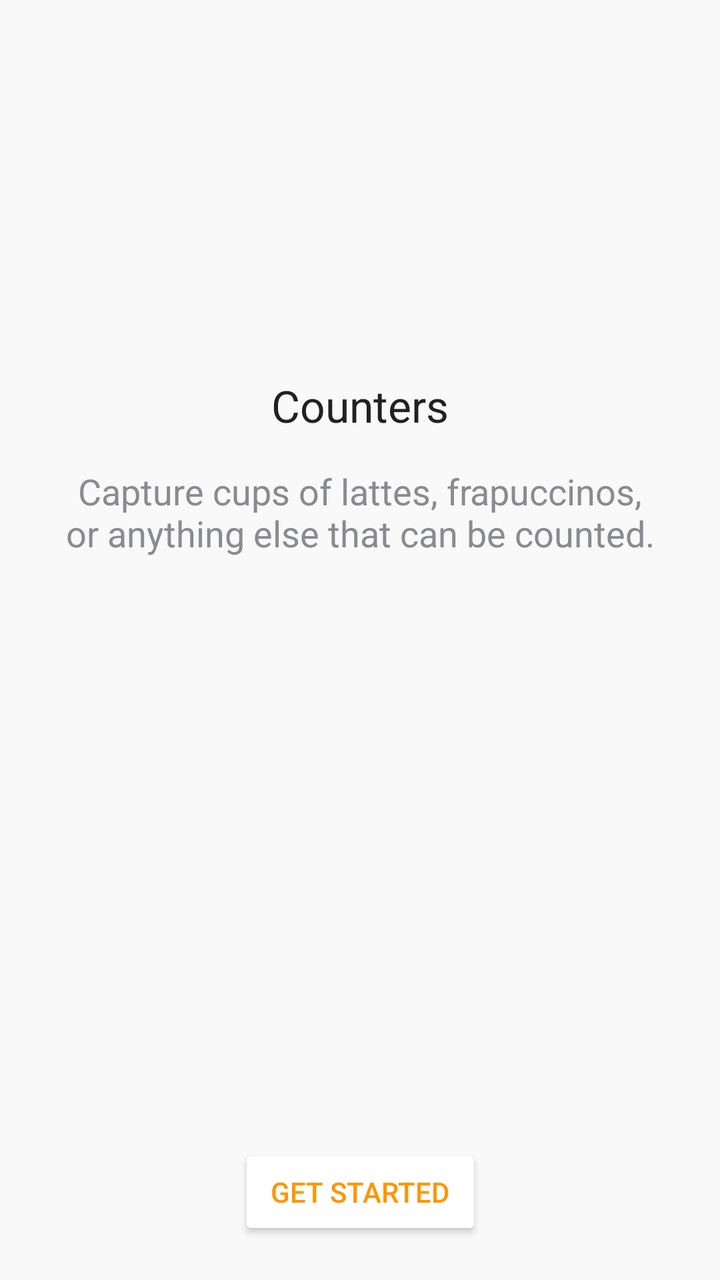
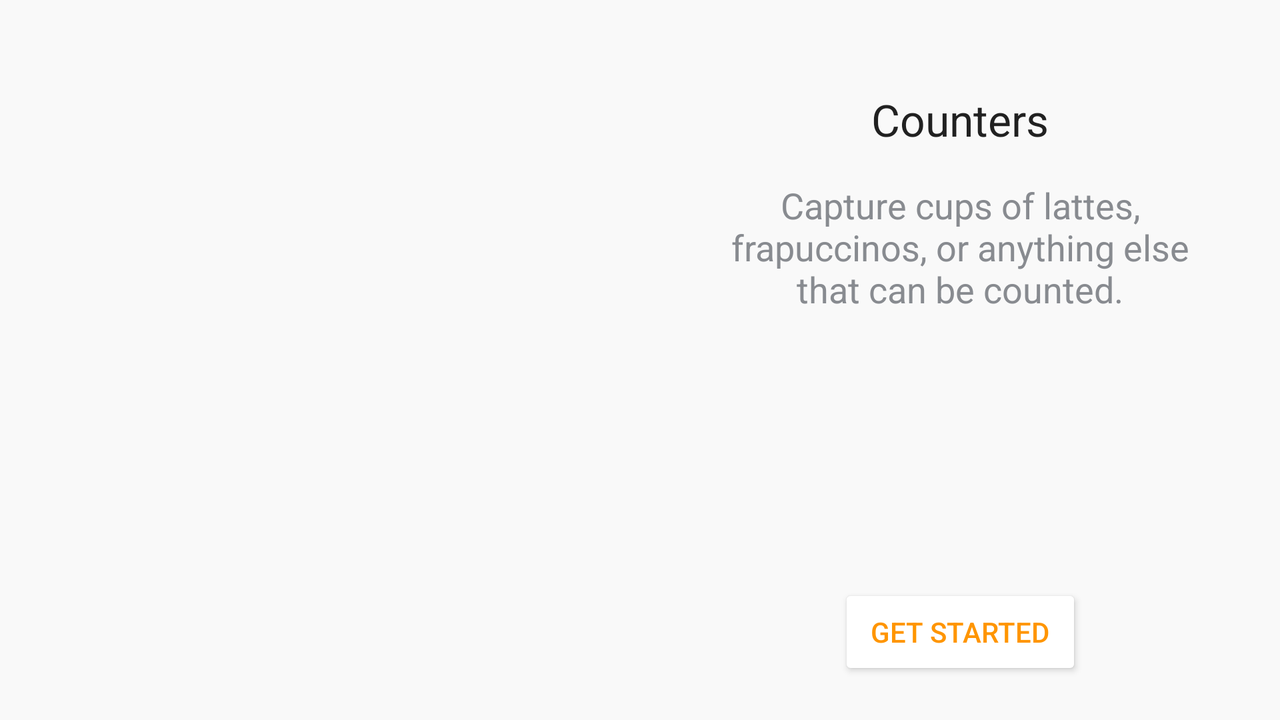

One screen, two layout resources from the same app: the default and the author's alternative for another configuration. Each is rendered where Android would select it; the XML of both is given below.
<!-- AndroidManifest.xml: activity theme Theme.CountersWelcome -->
<!-- res/layout/activity_welcome.xml -->
<?xml version="1.0" encoding="utf-8"?>
<androidx.constraintlayout.widget.ConstraintLayout xmlns:android="http://schemas.android.com/apk/res/android"
    xmlns:app="http://schemas.android.com/apk/res-auto"
    xmlns:tools="http://schemas.android.com/tools"
    android:layout_width="match_parent"
    android:layout_height="match_parent"
    tools:context=".presentation.welcome.WelcomeActivity">




    <ImageView
        android:id="@+id/imageLogo"
        android:layout_width="@dimen/welcome_logo_size"
        android:layout_height="wrap_content"
        android:layout_marginTop="@dimen/margin_big_2"
        android:src="@drawable/ic_welcome_logo"
        app:layout_constraintEnd_toEndOf="parent"
        app:layout_constraintStart_toStartOf="parent"
        app:layout_constraintTop_toTopOf="parent"
        android:importantForAccessibility="no"/>



    <include
        android:id="@+id/includes_welcome_content"
        layout="@layout/layout_welcome_content"
        android:layout_width="0dp"
        android:layout_height="0dp"
        app:layout_constraintEnd_toEndOf="parent"
        app:layout_constraintStart_toStartOf="parent"
        app:layout_constraintBottom_toBottomOf="parent"
        app:layout_constraintTop_toBottomOf="@id/imageLogo"/>





</androidx.constraintlayout.widget.ConstraintLayout>
<!-- res/layout/layout_welcome_content.xml (included above) -->
<?xml version="1.0" encoding="utf-8"?>
<androidx.constraintlayout.widget.ConstraintLayout xmlns:android="http://schemas.android.com/apk/res/android"
    xmlns:app="http://schemas.android.com/apk/res-auto"
    android:layout_width="match_parent"
    xmlns:tools="http://schemas.android.com/tools"
    android:layout_height="match_parent">

    <TextView
        android:id="@+id/textTitle"
        style="@style/TextAppearance.AppCompat.Large"
        android:layout_width="wrap_content"
        android:layout_height="wrap_content"
        android:text="@string/welcome_title"
        app:layout_constraintBottom_toTopOf="@+id/textDescription"
        app:layout_constraintLeft_toLeftOf="parent"
        app:layout_constraintRight_toRightOf="parent"
        app:layout_constraintTop_toTopOf="parent"
        app:layout_constraintVertical_bias="0.25"
        app:layout_constraintVertical_chainStyle="packed" />

    <TextView
        android:id="@+id/textDescription"
        style="@style/TextAppearance.AppCompat.Medium"
        android:layout_width="0dp"
        android:layout_height="wrap_content"
        android:layout_marginTop="@dimen/margin_normal_1"
        android:layout_marginStart="@dimen/margin_normal_3"
        android:layout_marginEnd="@dimen/margin_normal_3"
        android:text="@string/welcome_description"
        android:textAlignment="center"
        app:layout_constraintBottom_toTopOf="@+id/buttonStart"
        app:layout_constraintLeft_toLeftOf="parent"
        app:layout_constraintRight_toRightOf="parent"
        app:layout_constraintTop_toBottomOf="@+id/textTitle"
        app:layout_constraintVertical_bias="0.0" />

    <Button
        android:id="@+id/buttonStart"
        android:layout_width="wrap_content"
        android:layout_height="wrap_content"
        android:backgroundTint="@color/white"
        android:layout_marginBottom="@dimen/margin_big_1"
        android:text="@string/get_started"
        android:paddingStart="@dimen/margin_normal_1"
        android:paddingEnd="@dimen/margin_normal_1"
        android:textColor="?attr/colorPrimary"
        app:layout_constraintBottom_toBottomOf="parent"
        app:layout_constraintEnd_toEndOf="parent"
        app:layout_constraintStart_toStartOf="parent" />

</androidx.constraintlayout.widget.ConstraintLayout>
<!-- resources referenced by this layout -->
<resources>
  <color name="white">#FFFFFF</color>
  <dimen name="margin_big_1">20dp</dimen>
  <dimen name="margin_big_2">90dp</dimen>
  <dimen name="margin_normal_1">16dp</dimen>
  <dimen name="margin_normal_3">32dp</dimen>
  <dimen name="welcome_logo_size">200dp</dimen>
  <string name="get_started">Get started</string>
  <string name="welcome_description">Capture cups of lattes, frapuccinos, or anything else that can be counted.</string>
  <string name="welcome_title">Counters</string>
  <style name="Theme.CountersWelcome" parent="Theme.CountersNormal">
          <item name="android:windowBackground">@color/welcome_background</item>
      </style>
  <style name="Theme.CountersNormal" parent="Theme.MaterialComponents.DayNight">
          
          <item name="colorPrimary">@color/orange</item>
          <item name="colorOnPrimary">@color/black</item>
          
          <item name="colorSecondary">@color/white</item>
          <item name="colorOnSecondary">@color/gray</item>
          <item name="android:textColorPrimary">@color/black</item>
          <item name="android:textColorSecondary">@color/gray</item>
          <item name="android:textColorTertiary">@color/light_gray</item>
          
          <item name="android:statusBarColor">?attr/colorSecondary</item>
      </style>
  <color name="welcome_background">#F9F9F9</color>
  <color name="orange">#FF9500</color>
  <color name="black">#212121</color>
  <color name="gray">#888B90</color>
  <color name="light_gray">#DCDCDF</color>
</resources>
<!-- res/layout-land/activity_welcome.xml (the author's variant of the layout above) -->
<!-- drawn on the phone turned sideways -->
<?xml version="1.0" encoding="utf-8"?>
<androidx.constraintlayout.widget.ConstraintLayout xmlns:android="http://schemas.android.com/apk/res/android"
    xmlns:app="http://schemas.android.com/apk/res-auto"
    xmlns:tools="http://schemas.android.com/tools"
    android:layout_width="match_parent"
    android:layout_height="match_parent"
    tools:context=".presentation.welcome.WelcomeActivity">

    <ImageView
        android:id="@+id/imageLogo"
        android:layout_width="@dimen/welcome_logo_size"
        android:layout_height="wrap_content"
        android:importantForAccessibility="no"
        android:src="@drawable/ic_welcome_logo"
        app:layout_constraintBottom_toBottomOf="parent"
        app:layout_constraintEnd_toEndOf="@id/guidelineCenter"
        app:layout_constraintStart_toStartOf="parent"
        app:layout_constraintTop_toTopOf="parent" />


    <include
        android:id="@+id/includes_welcome_content"
        layout="@layout/layout_welcome_content"
        android:layout_width="0dp"
        android:layout_height="0dp"
        app:layout_constraintBottom_toBottomOf="parent"
        app:layout_constraintEnd_toEndOf="parent"
        app:layout_constraintStart_toStartOf="@id/guidelineCenter"
        app:layout_constraintTop_toTopOf="parent" />

    <androidx.constraintlayout.widget.Guideline
        android:id="@+id/guidelineCenter"
        android:layout_width="wrap_content"
        android:layout_height="wrap_content"
        android:orientation="vertical"
        app:layout_constraintGuide_percent="0.5" />

</androidx.constraintlayout.widget.ConstraintLayout>
<!-- resources referenced by the variant -->
<!-- as the phone turned sideways resolves them -->
<resources>
  <color name="white">#FFFFFF</color>
  <dimen name="margin_big_1">20dp</dimen>
  <dimen name="margin_normal_1">16dp</dimen>
  <dimen name="margin_normal_3">32dp</dimen>
  <dimen name="welcome_logo_size">200dp</dimen>
  <string name="get_started">Get started</string>
  <string name="welcome_description">Capture cups of lattes, frapuccinos, or anything else that can be counted.</string>
  <string name="welcome_title">Counters</string>
  <style name="Theme.CountersWelcome" parent="Theme.CountersNormal">
          <item name="android:windowBackground">@color/welcome_background</item>
      </style>
  <style name="Theme.CountersNormal" parent="Theme.MaterialComponents.DayNight">
          
          <item name="colorPrimary">@color/orange</item>
          <item name="colorOnPrimary">@color/black</item>
          
          <item name="colorSecondary">@color/white</item>
          <item name="colorOnSecondary">@color/gray</item>
          <item name="android:textColorPrimary">@color/black</item>
          <item name="android:textColorSecondary">@color/gray</item>
          <item name="android:textColorTertiary">@color/light_gray</item>
          
          <item name="android:statusBarColor">?attr/colorSecondary</item>
      </style>
  <color name="welcome_background">#F9F9F9</color>
  <color name="orange">#FF9500</color>
  <color name="black">#212121</color>
  <color name="gray">#888B90</color>
  <color name="light_gray">#DCDCDF</color>
</resources>
